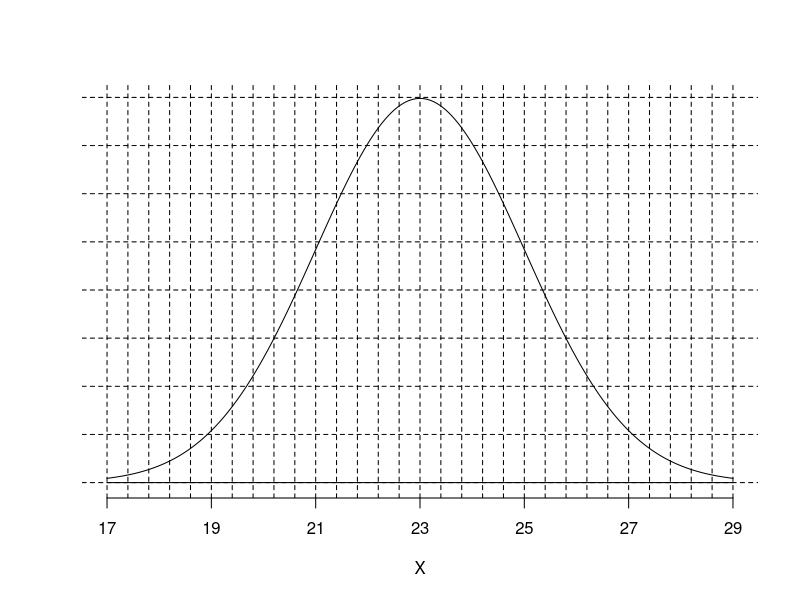
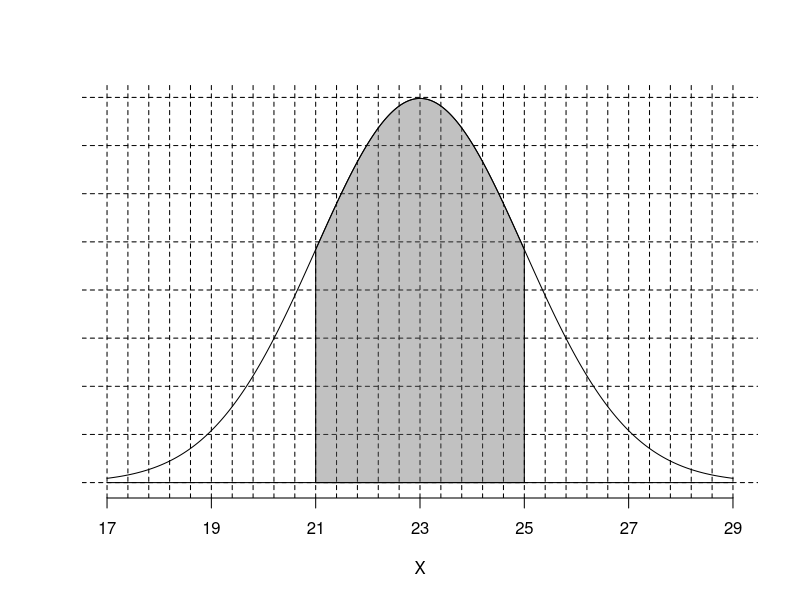

R code for these plots, in order:
## ---- chunk 1
zs = (-3*5):(3*5)/5
ys = 0:8*0.05
z = sample(1:(1.4*5)/5,1)
P = round(2*pnorm(z)-1,2)
zans = round(qnorm(P/2+0.5),2)

mu = sample(10:60,1)
si = sample(1:round(mu/3),1)
## ---- chunk 2
plot(0,0,type="n",ann=F,axes=F,xlim=c(-3,3),ylim=c(0,0.4))
abline(h = ys,lty=2)
abline(v=zs,lty=2)
lines((-300:300)/100,dnorm((-300:300)/100))
axis(1,at=(-3):(3),labels=-3:3*si+mu)
mtext("X",side=1,line = 3)
lines(c(-3,3),c(0,0))
## ---- chunk 3
plot(0,0,type="n",ann=F,axes=F,xlim=c(-3,3),ylim=c(0,0.4))
abline(h = ys,lty=2)
abline(v=zs,lty=2)
xs = (-300:300)/100
dn = dnorm(xs)
lines(xs,dn)
lines(c(-3,3),c(0,0))
polygon(c(xs[abs(xs)<=z],z,-z),c(dn[abs(xs)<=z],0,0),col = rgb(0.4,0.4,0.4,0.4))
axis(1,at=(-3):(3),labels=-3:3*si+mu)
mtext("X",side=1,line = 3)
